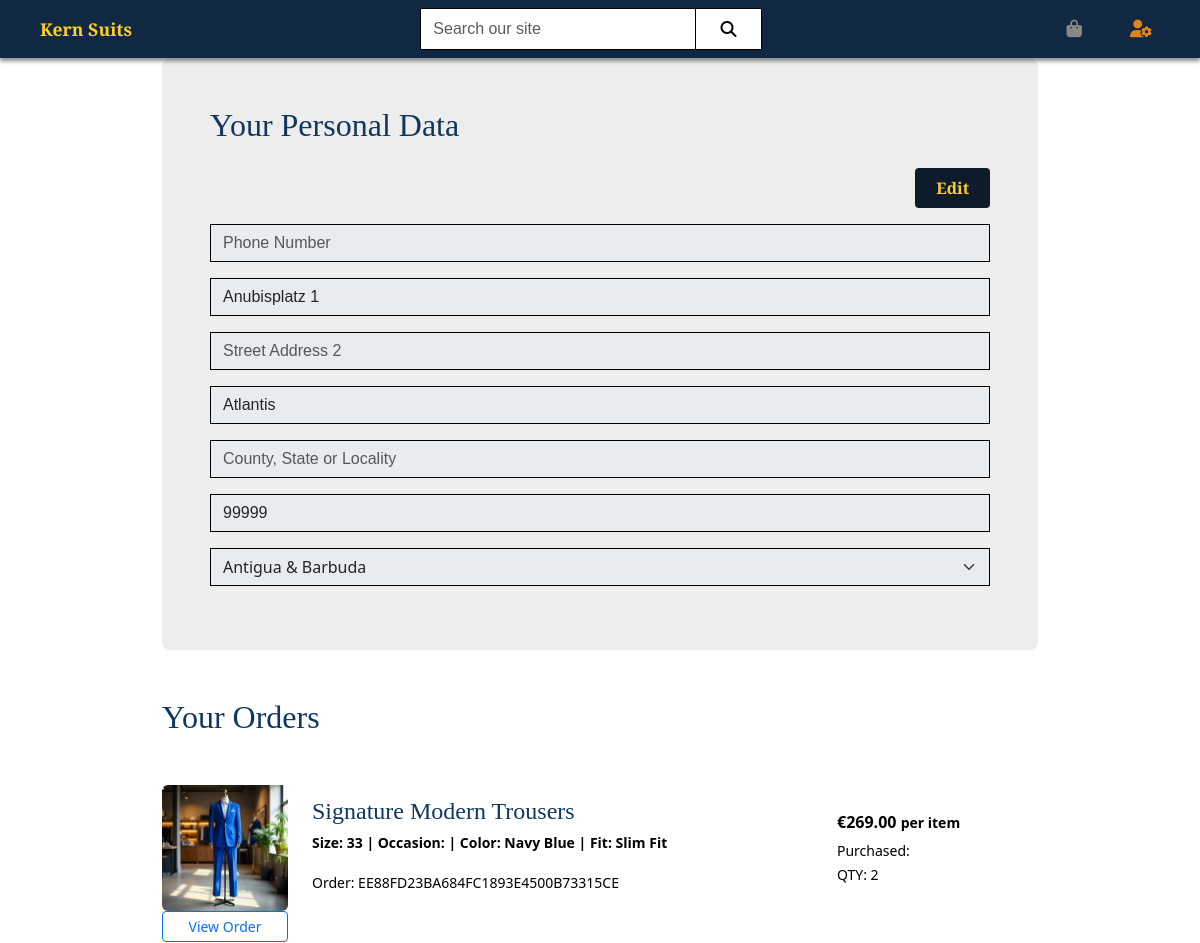
The page /user/ (signed in, upper part) on the database as committed earlier.
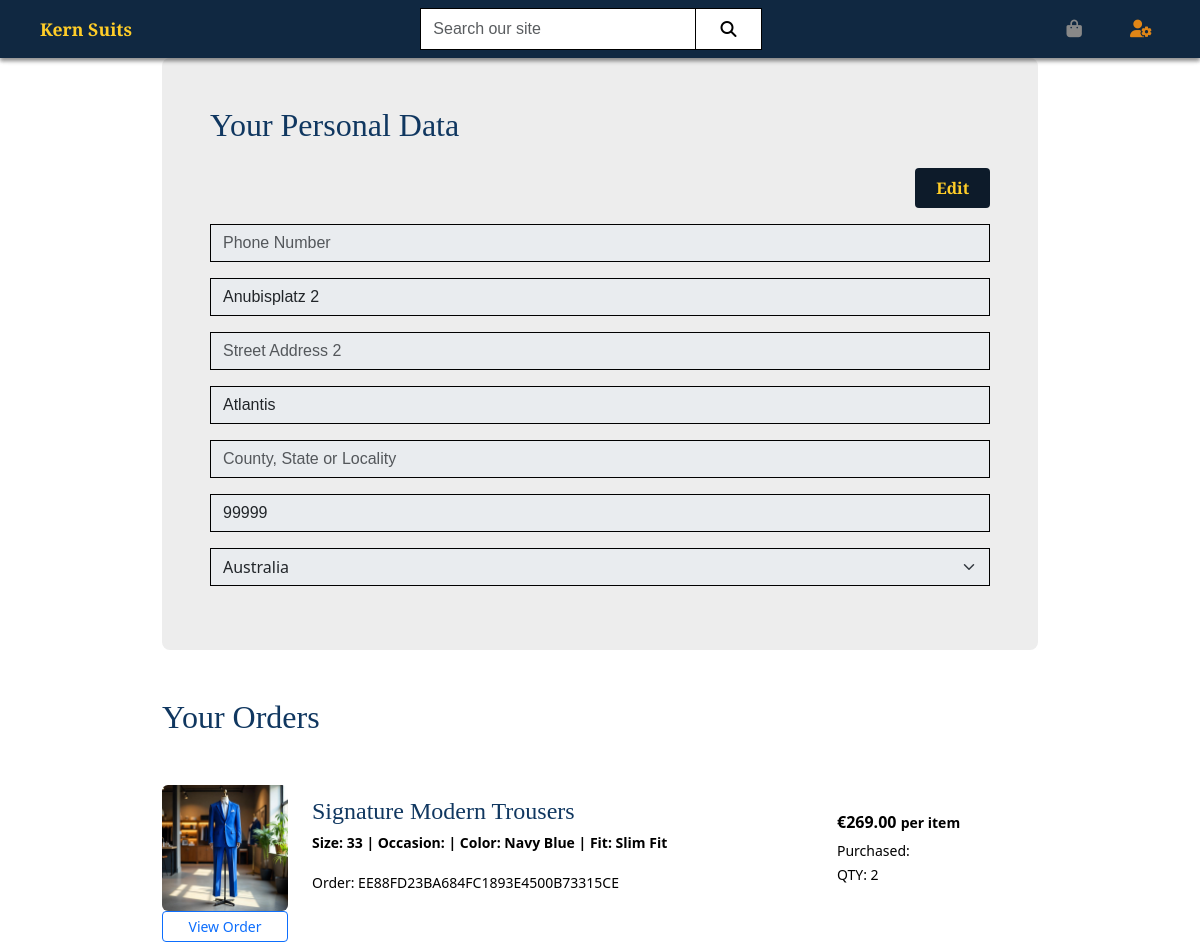
The same page on the database as committed later.
### user/models.py (models this page shows, shortened)
class UserProfile(models.Model):
    user = models.OneToOneField(User, on_delete=models.CASCADE)
    phone_number = models.CharField(max_length=20, null=True, blank=True)
    street_address1 = models.CharField(max_length=80, null=True, blank=True)
    street_address2 = models.CharField(max_length=80, null=True, blank=True)
    town_or_city = models.CharField(max_length=40, null=True, blank=True)
    county = models.CharField(max_length=80, null=True, blank=True)
    postcode = models.CharField(max_length=20, null=True, blank=True)
    country = CountryField(blank_label='Country', null=True, blank=True)

### user/views.py (the view)
# urls.py: path('', views.profile, name='profile'),
@login_required
def profile(request):
    profile = get_object_or_404(UserProfile, user=request.user)
    if request.method == 'POST':
        form = UserProfileForm(request.POST, instance=profile)
        if form.is_valid():
            form.save()
            messages.success(request, "New profile data saved!")
    else:
        form = UserProfileForm(instance=profile)
    order_items = (
        OrderItem.objects.filter(order__user=request.user)
        .select_related('order', 'variant__product', 'variant__size', 'variant__product__occasion', 'variant__color', 'variant__fit')
        .order_by('-order__created_at')
    )
    context = {
        'form': form,
        'order_items': order_items,
    }
    return render(request, 'user/profile.html', context)

### user/forms.py
class UserProfileForm(forms.ModelForm):
    class Meta:
        model = UserProfile
        exclude = ('user',)
    def __init__(self, *args, **kwargs):
        super().__init__(*args, **kwargs)
        placeholders = {
            'phone_number': 'Phone Number',
            'postcode': 'Postal Code',
            'town_or_city': 'Town or City',
            'street_address1': 'Street Address 1',
            'street_address2': 'Street Address 2',
            'county': 'County, State or Locality',
        }
        self.fields['phone_number'].widget.attrs['autofocus'] = True
        for field in self.fields:
            if field != 'country':
                if self.fields[field].required:
                    placeholder = f'{placeholders[field]} *'
                else:
                    placeholder = placeholders[field]
                self.fields[field].widget.attrs['placeholder'] = placeholder
            self.fields[field].widget.attrs['class'] = 'border-black rounded-0 profile-form-input'
            self.fields[field].label = False

### products/models.py (called while the page is built)
    def __str__(self):
        return self.name

    def __str__(self):
        return self.name

    def __str__(self):
        return self.name

### user/templates/user/profile.html (shortened to what this page needs)
{% extends "user/base.html" %}
{% load static %}
{% load crispy_forms_tags %}
{% block extra_css %}
    <link rel="stylesheet" href="{% static 'user/css/profile.css' %}">
{% endblock %}
{% block content %}
<main>
<div class="container ">
    <div class="p-3 p-md-5 mb-5 personal-data-container">
        <h2 class="mb-4">Your Personal Data</h2>
        <form method="POST" action="{% url 'profile' %}" id="profile-form">
            <div class="d-flex justify-content-end mb-3">
                <button id="editButton" type="button" class="btn btn-dark">Edit</button>
            </div>
            {{ form|crispy }}
        </form>
    </div>
    <h2 class="mb-4">Your Orders</h2>
    {% for item in order_items %}
    <div class="row py-4 align-items-center">
        <div class="col-3 col-md-2" id="image-container">
            <a href="{% url 'product_details' item.variant.product.id %}">
                <img src="{{ item.variant.product.image.url }}" alt="{{ item.variant.product.name }}" class="img-fluid rounded">
            </a>
        </div>
        <div class="col-9 col-md-7">
            <h4 class="mb-1">{{ item.variant.product.name }}</h4>
            <small>
                <strong>
                Size: {{ item.variant.size }} |
                Occasion: {{ item.variant.occasion }} |
                Color: {{ item.variant.color }} |
                Fit: {{ item.variant.fit }}
                </strong>
            </small>
            <div class="mt-3 ">
                <small>Order: {{ item.order.order_number }}</small>
            </div>
        </div>
        <div class="col-12 col-md-3 mt-3 mt-md-0 d-flex flex-column justify-content-between">
            <div>
                <div class="fw-bold mb-1">€{{ item.price }} <small>per item</small></div>
                <small>Purchased: {{ item.created_at|date:"Y-m-d" }}</small><br>
                <small>QTY: {{ item.quantity }}</small>
            </div>
        </div>
        <div class="col-12 col-md-2 mt-3 mt-md-0 text-md-end">
            <a href="{% url 'order_details' order_id=item.order.id %}" class="btn btn-outline-primary btn-sm mb-2 w-100">View Order</a>
        </div>
    </div>
    {% empty %}
    <p>You have no orders yet.</p>
    {% endfor %}
</div>
</main>
{% endblock %}

Rows that differ between the two databases and show on the page:
changed UserProfile "Atlantis": street_address1 "Anubisplatz 1" → "Anubisplatz 2"; country "Antigua & Barbuda" → "Australia"
